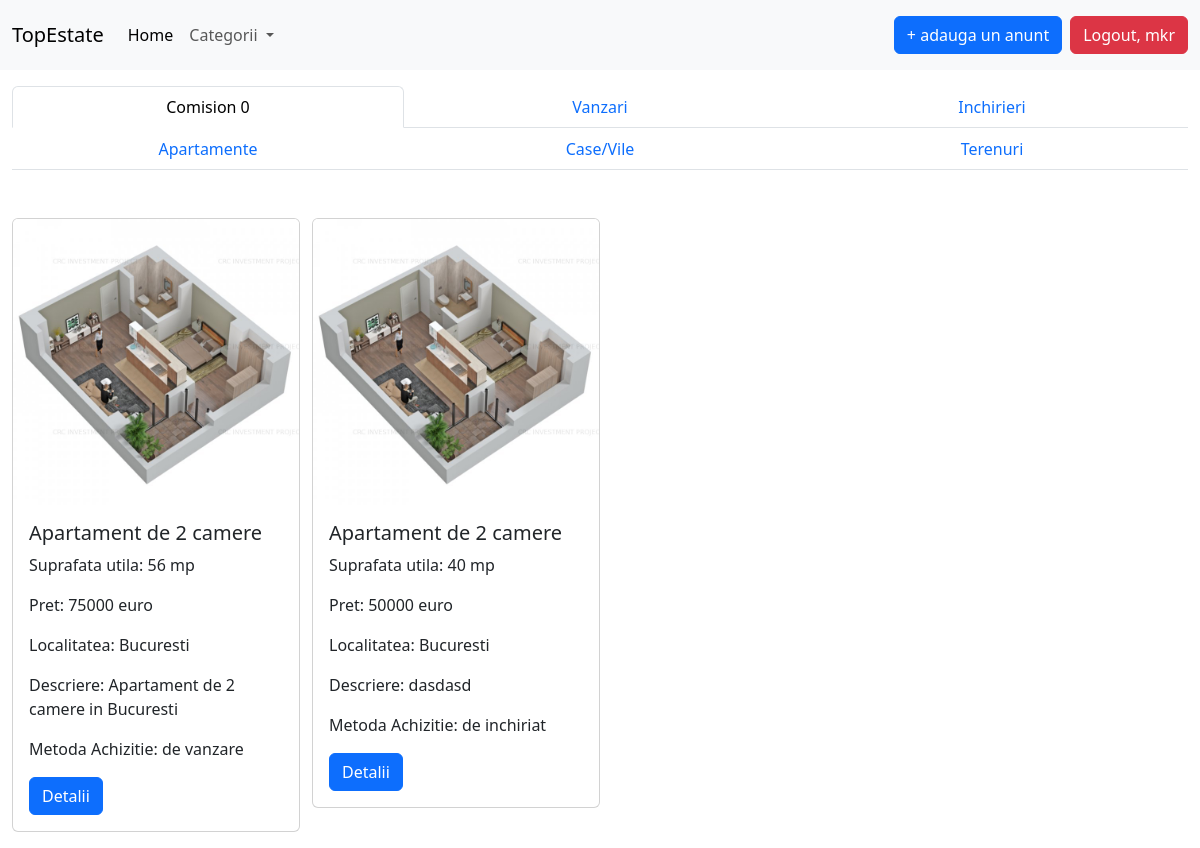
Screenshot of /comision_0/ (signed in) with the database file from the repository.
### createPost/models.py (models this page shows)
class Anunt(models.Model):
    optiuni_proprietati = [
        ('apartamente', 'Apartamente'),
        ('case/vile', 'Case/Vile'),
        ('terenuri', 'Terenuri')
    ]
    optiuni_achizitie = [
        ('de vanzare', 'De vanzare'),
        ('de inchiriat', 'De inchiriat')
    ]
    tipuri_anunt = [
        ('C0', 'Comision 0'),
        ('AR', 'Ansamblu Rezidential'),
        ('AI', 'Agentii Imobiliare')
    ]
    tip_proprietate = models.CharField(choices=optiuni_proprietati, max_length=30)
    tip_vanzare = models.CharField(choices=optiuni_achizitie, max_length=30)
    titul_anunt = models.CharField(max_length=80)
    poze = models.ImageField(upload_to='media/', null=True)
    suprafata_utila = models.CharField(max_length=10)
    numar_carte_funciara = models.CharField(max_length= 15)
    pret = models.CharField(max_length=30)
    localizare = models.CharField(max_length=80)
    descriere = models.TextField(max_length=500)
    tip_anunt = models.CharField(choices=tipuri_anunt, max_length=2)

### createPost/views.py (the view)
# urls.py: path('comision_0/', views.Comision0View.as_view(), name='comision-0'),
class Comision0View(ListView):
    template_name = 'createPost/comision_0.html'
    model = Anunt
    context_object_name = 'all_announce'
    def get_queryset(self):
        return Anunt.objects.filter(tip_anunt='C0')

### templates/createPost/comision_0.html (shortened to what this page needs)
{% extends 'base.html' %}
{% load static %}
{% block content %}
    <div class="container-fluid mt-3 mb-3">
        <div class="row justify-content-center">
            <div class="mx-auto">
                <ul class="nav nav-tabs justify-content-center">
                    <li class="nav-item col">
                        <a class="nav-link active text-center" href="{% url 'comision-0' %}">Comision 0</a>
                    </li>
                    <li class="nav-item col">
                        <a class="nav-link text-center" aria-current="page" href="{% url 'sell-C0' %}">Vanzari</a>
                    </li>
                    <li class="nav-item col">
                        <a class="nav-link text-center" href="{% url 'rent-C0' %}">Inchirieri</a>
                    </li>
                </ul>
                <ul class="nav nav-tabs justify-content-center">
                    <li class="nav-item col">
                        <a class="nav-link text-center" href="{% url 'C0-ap' %}">Apartamente</a>
                    </li>
                    <li class="nav-item col">
                        <a class="nav-link text-center" aria-current="page" href="{% url 'C0-case' %}">Case/Vile</a>
                    </li>
                    <li class="nav-item col">
                        <a class="nav-link text-center" aria-current="page" href="{% url 'C0-terenuri' %}">Terenuri</a>
                    </li>
                </ul>
                {% if user.is_authenticated %}
                    <div class="row">
                        {% for anunt in all_announce %}
                            <div class="col-md-3 ">
                                <br><br>
                                <div class="card" style="width: 18rem;">
                                    {% if anunt.poze %}
                                        <img src="{{ anunt.poze.url }}" class="card-img-top" alt="...">
                                    {% else %}
                                        <img src="{% static 'images/no_image_available.png' %}" class="card-img-top" alt="...">
                                    {% endif %}
                                    <div class="card-body">
                                        <h5 class="card-title">{{ anunt.titul_anunt }}</h5>
                                        <p class="card-text">Suprafata utila: {{ anunt.suprafata_utila }} mp</p>
                                        <p class="card-text">Pret: {{ anunt.pret }} euro</p>
                                        <p class="card-text">Localitatea: {{ anunt.localizare }}</p>
                                        <p class="card-text">Descriere: {{ anunt.descriere }}</p>
                                        <p class="card-text">Metoda Achizitie: {{ anunt.tip_vanzare }}</p>
                                        <a href="{% url 'post' anunt.id %}" class="btn btn-primary">Detalii</a>
                                    </div>
                                </div>
                            </div>
                        {% endfor %}
                    </div>
                {% else %}
                    <p><a href="{% url 'login' %}"> Intra in cont pentru a vedea anunturile </a></p>
                {% endif %}
            </div>
        </div>
    </div>
{% endblock %}

### templates/base.html (shortened to what this page needs)
{% load static %}
<!DOCTYPE html>
<html lang="en">
<head>
    <link href="https://cdn.jsdelivr.net/npm/bootstrap@5.3.2/dist/css/bootstrap.min.css" rel="stylesheet">
    <link rel="stylesheet" href="{% static 'static/css/my_style.css' %}">
</head>
<body>
{% include 'navbar.html' %}
{% block content %} {% endblock %}
</body>
</html>

### templates/navbar.html (shortened to what this page needs)
<nav class="navbar navbar-expand-lg bg-body-tertiary">
    <div class="container-fluid">
        <a class="navbar-brand" href="{% url 'home' %}">TopEstate</a>
        <div class="collapse navbar-collapse" id="navbarSupportedContent">
            <ul class="navbar-nav me-auto mb-2 mb-lg-0">
                <li class="nav-item">
                    <a class="nav-link active" aria-current="page" href="{% url 'home' %}">Home</a>
                </li>
                <li class="nav-item dropdown">
                    <a class="nav-link dropdown-toggle" href="#" role="button" data-bs-toggle="dropdown"
                       aria-expanded="false">
                        Categorii
                    </a>
                </li>
            </ul>
            {% if user.is_authenticated %}
                <div class = 'p-2'>
                    <a href="{% url 'create-post' %}" class="btn btn-primary"> + adauga un anunt </a>
                </div>
                <div>
                    <a href="{% url 'logout' %}" class="btn btn-danger">Logout, {{ user.username }}</a>
                </div>
            {% else %}
                <div>
                    <a href="{% url 'login' %}" class="btn btn-success">Login</a>
                    <a href="{% url 'create-user' %}" class="btn btn-warning">Sign Up</a>
                </div>
            {%  endif %}
        </div>
    </div>
</nav>

### rows the page displays
Anunt: poze (picture), titul_anunt "Apartament de 2 camere", suprafata_utila "56", pret "75000", localizare "Bucuresti", descriere "Apartament de 2 camere in Bucuresti", tip_vanzare "de vanzare"
Anunt: poze (picture), titul_anunt "Apartament de 2 camere", suprafata_utila "40", pret "50000", localizare "Bucuresti", descriere "dasdasd", tip_vanzare "de inchiriat"

### other values shown
{{ user.username }} "mkr"
